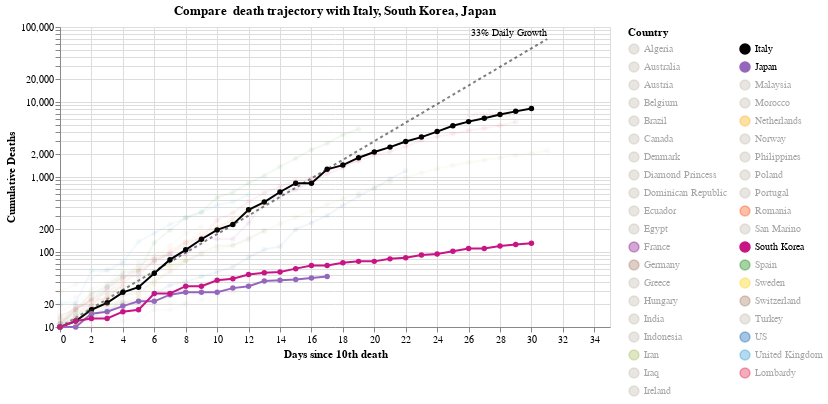

Source (notebook cell):
### Code cell
#hide_input
chart = make_since_chart()
chart

### Figure 1 — Vega-Lite specification as saved in the notebook (floating-point values rounded to 4 significant figures; data arrays with more than 128 entries replaced by an {"elided": "..."} marker saying what was removed)
{"config": {"view": {"continuousWidth": 400, "continuousHeight": 300}}, "layer": [{"mark": {"type": "line", "color": "black", "opacity": 0.5, "strokeDash": [3, 3]}, "encoding": {"x": {"type": "quantitative", "field": "Days since 10th death"}, "y": {"type": "quantitative", "field": "Confirmed Cases"}}}, {"mark": {"type": "text", "align": "right", "dy": -6, "fontSize": 10, "text": "33% Daily Growth"}, "encoding": {"x": {"type": "quantitative", "field": "Days since 10th death"}, "y": {"type": "quantitative", "field": "Confirmed Cases"}}, "transform": [{"filter": "(datum['Days since 10th death'] >= 31)"}]}, {"data": {"name": "data-6aeb6ab06bbfc933184dd2b294930324"}, "mark": {"type": "line", "point": true}, "encoding": {"color": {"type": "nominal", "field": "Country", "legend": {"columns": 2, "symbolLimit": 100}, "scale": {"domain": ["Algeria", "Australia", "Austria", "Belgium", "Brazil", "Canada", "Denmark", "Diamond Princess", "Dominican Republic", "Ecuador", "Egypt", "France", "Germany", "Greece", "Hungary", "India", "Indonesia", "Iran", "Iraq", "Ireland", "Italy", "Japan", "Malaysia", "Morocco", "Netherlands", "Norway", "Philippines", "Poland", "Portugal", "Romania", "San Marino", "South Korea", "Spain", "Sweden", "Switzerland", "Turkey", "US", "United Kingdom", "Lombardy"], "range": ["#C1B7AD", "#C1B7AD", "#C1B7AD", "#C1B7AD", "#C1B7AD", "#C1B7AD", "#C1B7AD", "#C1B7AD", "#C1B7AD", "#C1B7AD", "#C1B7AD", "purple", "#9D755D", "#C1B7AD", "#C1B7AD", "#C1B7AD", "#C1B7AD", "#A1BA59", "#C1B7AD", "#C1B7AD", "black", "#9467bd", "#C1B7AD", "#C1B7AD", "orange", "#C1B7AD", "#C1B7AD", "#C1B7AD", "#C1B7AD", "#FF4500", "#C1B7AD", "#C71585", "green", "#FFCD00", "#9D755D", "#C1B7AD", "#0059B3", "#2495D3", "#DC143C"]}}, "opacity": {"condition": {"value": 1, "selection": "selector001"}, "value": 0.05}, "tooltip": [{"type": "nominal", "field": "Country"}, {"type": "temporal", "field": "Date"}, {"type": "quantitative", "field": "Confirmed Cases"}, {"type": "quantitative", "field": "Days since 10th death"}], "x": {"type": "quantitative", "field": "Days since 10th death"}, "y": {"type": "quantitative", "axis": {"title": "Cumulative Deaths"}, "field": "Confirmed Cases", "scale": {"type": "log"}}}, "selection": {"selector001": {"type": "multi", "fields": ["Country"], "bind": "legend", "init": [{"Country": "Italy"}, {"Country": "South Korea"}, {"Country": "Japan"}]}}, "width": 550}, {"data": {"name": "data-6aeb6ab06bbfc933184dd2b294930324"}, "mark": {"type": "text", "align": "right", "dy": -8, "fontWeight": "bold"}, "encoding": {"color": {"type": "nominal", "field": "Country", "legend": {"columns": 2, "symbolLimit": 100}, "scale": {"domain": ["Algeria", "Australia", "Austria", "Belgium", "Brazil", "Canada", "Denmark", "Diamond Princess", "Dominican Republic", "Ecuador", "Egypt", "France", "Germany", "Greece", "Hungary", "India", "Indonesia", "Iran", "Iraq", "Ireland", "Italy", "Japan", "Malaysia", "Morocco", "Netherlands", "Norway", "Philippines", "Poland", "Portugal", "Romania", "San Marino", "South Korea", "Spain", "Sweden", "Switzerland", "Turkey", "US", "United Kingdom", "Lombardy"], "range": ["#C1B7AD", "#C1B7AD", "#C1B7AD", "#C1B7AD", "#C1B7AD", "#C1B7AD", "#C1B7AD", "#C1B7AD", "#C1B7AD", "#C1B7AD", "#C1B7AD", "purple", "#9D755D", "#C1B7AD", "#C1B7AD", "#C1B7AD", "#C1B7AD", "#A1BA59", "#C1B7AD", "#C1B7AD", "black", "#9467bd", "#C1B7AD", "#C1B7AD", "orange", "#C1B7AD", "#C1B7AD", "#C1B7AD", "#C1B7AD", "#FF4500", "#C1B7AD", "#C71585", "green", "#FFCD00", "#9D755D", "#C1B7AD", "#0059B3", "#2495D3", "#DC143C"]}}, "opacity": {"condition": {"value": 1, "selection": "selector001"}, "value": 0.05}, "text": {"type": "nominal", "field": "Country"}, "tooltip": [{"type": "nominal", "field": "Country"}, {"type": "temporal", "field": "Date"}, {"type": "quantitative", "field": "Confirmed Cases"}, {"type": "quantitative", "field": "Days since 10th death"}], "x": {"type": "quantitative", "field": "Days since 10th death"}, "y": {"type": "quantitative", "axis": {"title": "Cumulative Deaths"}, "field": "Confirmed Cases", "scale": {"type": "log"}}}, "transform": [{"filter": "(datum['Date'] >= 1585267200000)"}], "width": 550}], "data": {"name": "data-4522454e0bdd668e22e8700eaabcc706"}, "title": "Compare  death trajectory with Italy, South Korea, Japan", "$schema": "https://vega.github.io/schema/vega-lite/v4.0.2.json", "datasets": {"data-4522454e0bdd668e22e8700eaabcc706": [{"Days since 10th death": 0, "Confirmed Cases": 10.0}, {"Days since 10th death": 1, "Confirmed Cases": 13.3}, {"Days since 10th death": 2, "Confirmed Cases": 17.69}, {"Days since 10th death": 3, "Confirmed Cases": 23.53}, {"Days since 10th death": 4, "Confirmed Cases": 31.29}, {"Days since 10th death": 5, "Confirmed Cases": 41.62}, {"Days since 10th death": 6, "Confirmed Cases": 55.35}, {"Days since 10th death": 7, "Confirmed Cases": 73.61}, {"Days since 10th death": 8, "Confirmed Cases": 97.91}, {"Days since 10th death": 9, "Confirmed Cases": 130.2}, {"Days since 10th death": 10, "Confirmed Cases": 173.2}, {"Days since 10th death": 11, "Confirmed Cases": 230.3}, {"Days since 10th death": 12, "Confirmed Cases": 306.4}, {"Days since 10th death": 13, "Confirmed Cases": 407.4}, {"Days since 10th death": 14, "Confirmed Cases": 541.9}, {"Days since 10th death": 15, "Confirmed Cases": 720.7}, {"Days since 10th death": 16, "Confirmed Cases": 958.6}, {"Days since 10th death": 17, "Confirmed Cases": 1275.0}, {"Days since 10th death": 18, "Confirmed Cases": 1696.0}, {"Days since 10th death": 19, "Confirmed Cases": 2255.0}, {"Days since 10th death": 20, "Confirmed Cases": 2999.0}, {"Days since 10th death": 21, "Confirmed Cases": 3989.0}, {"Days since 10th death": 22, "Confirmed Cases": 5306.0}, {"Days since 10th death": 23, "Confirmed Cases": 7056.0}, {"Days since 10th death": 24, "Confirmed Cases": 9385.0}, {"Days since 10th death": 25, "Confirmed Cases": 12480.0}, {"Days since 10th death": 26, "Confirmed Cases": 16600.0}, {"Days since 10th death": 27, "Confirmed Cases": 22080.0}, {"Days since 10th death": 28, "Confirmed Cases": 29370.0}, {"Days since 10th death": 29, "Confirmed Cases": 39060.0}, {"Days since 10th death": 30, "Confirmed Cases": 51950.0}, {"Days since 10th death": 31, "Confirmed Cases": 69090.0}], "data-6aeb6ab06bbfc933184dd2b294930324": {"elided": "409 records"}}}
